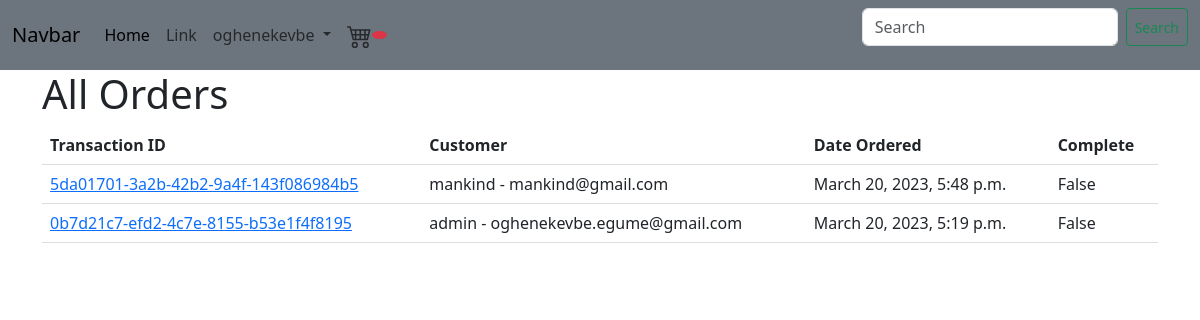
The page /orders/ (signed in) on the database as committed earlier.
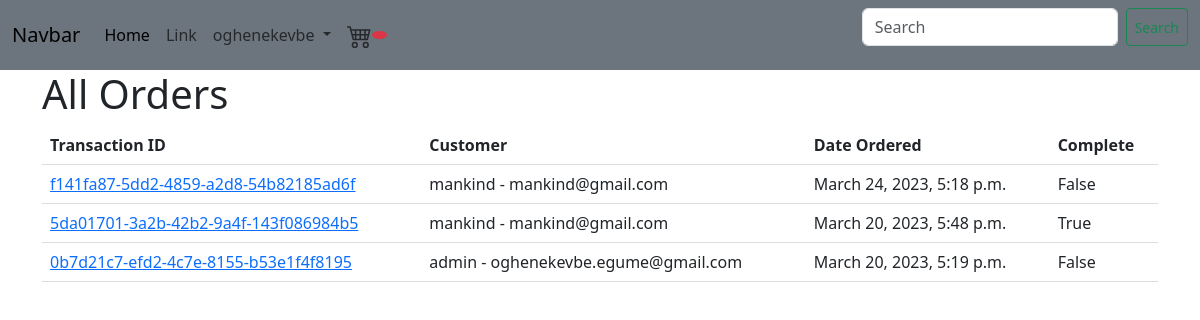
The same page on the database as committed later.
### store/models.py (models this page shows, shortened)
class Order(models.Model):
    customer = models.ForeignKey(Customer, related_name='orders', null=True, blank=True, on_delete =models.CASCADE )
    billing_address = models.ForeignKey(BillingAddress, on_delete=models.SET_NULL, blank=True, null=True, related_name='billing_address_order_set')
    date_ordered = models.DateTimeField(auto_now_add=True)
    complete = models.BooleanField(default=False, null=True, blank=False)
    transaction_id = models.UUIDField(default=uuid.uuid4, primary_key=True)

class Customer(models.Model):
    user = models.OneToOneField(User, null=True, blank=True, on_delete=models.CASCADE)
    billing_address = models.ForeignKey(BillingAddress, related_name='customers', on_delete=models.CASCADE, null=True, blank=True)
    def __str__(self):
        return str(self.user)

### store/views.py (the view)
# urls.py: path("orders/", Orders.as_view(), name="orders"),
class Orders(StaffRequiredMixin, ListView):
    model = Order
    template_name = "customer/orders.html"
    context_object_name = 'orders'
    def get_queryset(self):
        queryset = super().get_queryset()
        return queryset.order_by('-date_ordered')

### store/views.py (called while the page is built)
    def test_func(self):
        return self.request.user.is_staff

### store/templates/customer/orders.html (shortened to what this page needs)
{% extends 'base.html' %}
{% load static %}
{% block content %}
<link rel="stylesheet" type="text/css" href="{% static 'css/orders.css' %}">
    <div class="row">
        <div class="col">
            <h1>All Orders</h1>
            <table>
              <thead>
                <tr>
                  <th>Transaction ID</th>
                  <th>Customer</th>
                  <th>Date Ordered</th>
                  <th>Complete</th>
                </tr>
              </thead>
              <tbody>
                {% for order in orders %}
                  <tr>
                    <td><a href="{% url 'order_detail' order.transaction_id  %}">{{ order.transaction_id }}</a></td>
                    <td>{{ order.customer }} - {{ order.customer.user.email }}</td>
                    <td>{{ order.date_ordered }}</td>
                    <td>{{ order.complete }}</td>
                  </tr>
                {% empty %}
                  <tr>
                    <td colspan="4">No orders found.</td>
                  </tr>
                {% endfor %}
              </tbody>
            </table>
        </div>
    </div>
{% endblock %}

### store/templates/base.html (shortened to what this page needs)
{% load static %}
{% load bootstrap5 %}
{% bootstrap_css %}
<!DOCTYPE html>
<html lang="en">
<head>
</head>
<body>
    <nav class="navbar navbar-expand-lg bg-secondary">
        <div class="container-fluid">
          <a class="navbar-brand" href="/">Navbar</a>
          <div class="collapse navbar-collapse" id="navbarSupportedContent">
            <ul class="navbar-nav me-auto mb-2 mb-lg-0">
              <li class="nav-item">
                <a class="nav-link active" aria-current="page" href="/">Home</a>
              </li>
              <li class="nav-item">
                <a class="nav-link" href="#">Link</a>
              </li>
              <li class="nav-item dropdown">
              {% if user.is_authenticated%}
                  <a class="nav-link dropdown-toggle" href="#" role="button" data-bs-toggle="dropdown" aria-expanded="false">
                    {{user.username}}
                  </a>
              {% endif %}
              </li>
              <li class="nav-item">
                <a class="nav-link" href=" {% url 'cart' %} "><small class='badge bg-danger rounded-circle'id='cart-badge'>
                </small></a>
              </li>
            </ul>
            <form class="d-flex" method="GET" action="{% url 'store' %}">
              <input class="form-control me-2" type="search" placeholder="Search" aria-label="Search" name="q" style='width:16rem;'>
              <button class="btn btn-sm btn-outline-success" type="submit">Search</button>
            </form>
          </div>
        </div>
    </nav>
    <div class='container'>
      {% block content %}
      {% endblock content %}
    </div>
</body>
</html>

### static/css/orders.css (style rules this page uses)
table { border-collapse: collapse; width: 100%; }
th, td { padding: 8px; text-align: left; border-bottom: 1px solid #ddd; }

Rows that differ between the two databases and show on the page:
added Order: transaction_id "f141fa87-5dd2-4859-a2d8-54b82185ad6f", customer "mankind", customer.user.email "mankind@gmail.com", date_ordered "March 24, 2023, 5:18 p.m.", complete "False"
changed Order "5da01701-3a2b-42b2-9a4f-143f086984b5": complete "False" → "True"
